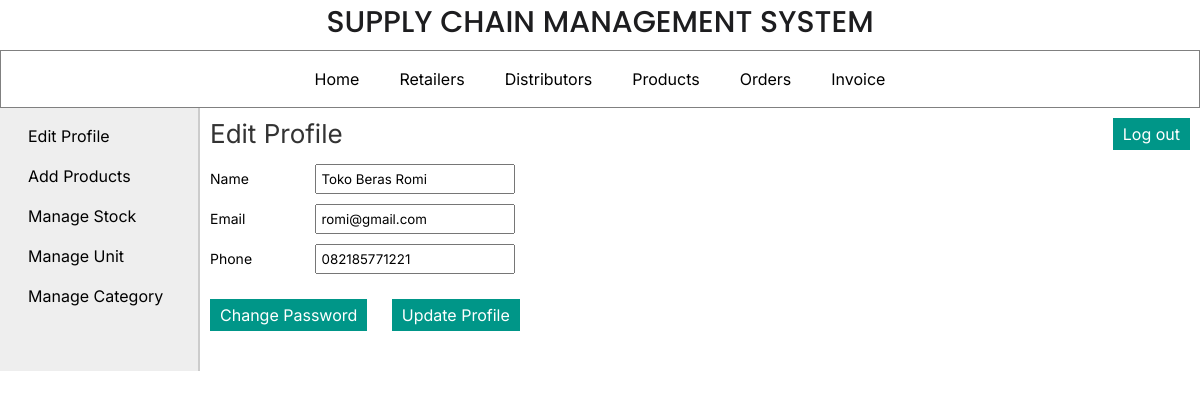
/manufacturer/edit_profile.php (signed in), run on the app's committed database.
### tables this page shows
CREATE TABLE `manufacturer` (
  `man_id` int(11) NOT NULL,
  `man_name` varchar(25) NOT NULL,
  `man_email` varchar(50) DEFAULT NULL,
  `man_phone` varchar(12) NOT NULL,
  `username` varchar(20) NOT NULL,
  `password` varchar(20) NOT NULL
);

### manufacturer/edit_profile.php (the view, shortened to what this page needs)
<?php
	include("../includes/config.php");
	if(isset($_SESSION['manufacturer_login'])) {
		$nameErr = $phoneErr = $emailErr = $requireErr = $confirmMessage = "";
		$id = $_SESSION['manufacturer_id'];
		$query_selectMan = "SELECT * FROM manufacturer WHERE man_id='$id'";
		$result_selectMan = mysqli_query($con,$query_selectMan);
		$row_selectMan = mysqli_fetch_array($result_selectMan);
	}
	else {
		header('Location:../index.php');
	}
?>
<!DOCTYPE html>
<html>
<head>
	<link rel="stylesheet" href="../includes/main_style.css" >
</head>
<body>
	<?php
		include("../includes/header.inc.php");
		include("../includes/nav_manufacturer.inc.php");
		include("../includes/aside_manufacturer.inc.php");
	?>
	<section>
		<h1>Edit Profile</h1>
		<form action="" method="POST" class="form">
		<ul class="form-list">
		<li>
			<div class="label-block"> <label for="manufacturer:name">Name</label> </div>
			<div class="input-box"> <input type="text" id="manufacturer:name" name="txtManufacturerName" placeholder="Name" value="<?php echo $row_selectMan['man_name']; ?>" required /> </div> <span class="error_message"><?php echo $nameErr; ?></span>
		</li>
		<li>
			<div class="label-block"> <label for="manufacturer:email">Email</label> </div>
			<div class="input-box"> <input type="text" id="manufacturer:email" name="txtManufacturerEmail" placeholder="Email" value="<?php echo $row_selectMan['man_email']; ?>" required /> </div> <span class="error_message"><?php echo $emailErr; ?></span>
		</li>
		<li>
			<div class="label-block"> <label for="manufacturer:phone">Phone</label> </div>
			<div class="input-box"> <input type="text" id="manufacturer:phone" name="txtManufacturerPhone" placeholder="Phone" value="<?php echo $row_selectMan['man_phone']; ?>" /> </div> <span class="error_message"><?php echo $phoneErr; ?></span>
		</li>
		<li>
			<a href="change_password.php"><input type="button" value="Change Password" class="submit_button" /></a>
			<input type="submit" value="Update Profile" class="submit_button" /> <span class="error_message"> <?php echo $requireErr; ?> </span><span class="confirm_message"> <?php echo $confirmMessage; ?> </span>
		</li>
		</ul>
		</form>
	</section>
</body>
</html>

### includes/main_style.css (style rules this page uses)
* { font-family: 'Inter', Helvetica, sans-serif; margin:0px; padding:0px; box-sizing: border-box; }
li { list-style:none; margin:0px; }
a { text-decoration:none; }
label { margin:5px 0px; font-size:14px; }
.label-block { display:inline-block; width:100px; }
.input-box { display:inline-block; margin:5px 0px; }
.input-box input { width:200px; padding:5px 5px; margin:auto; }
.submit_button { font-size:16px; margin-top:20px; margin-right:20px; padding:6px 10px; background-color:#009688; border:none; color:white; }
section { width:1000px; padding:10px; padding-bottom:40px; }
section h1 { margin-bottom:10px; font-weight:normal; color:#333; font-size: 26px; }

### data on the page
manufacturer: txtManufacturerName "Toko Beras Romi", txtManufacturerEmail "romi@gmail.com", txtManufacturerPhone "082185771221"
